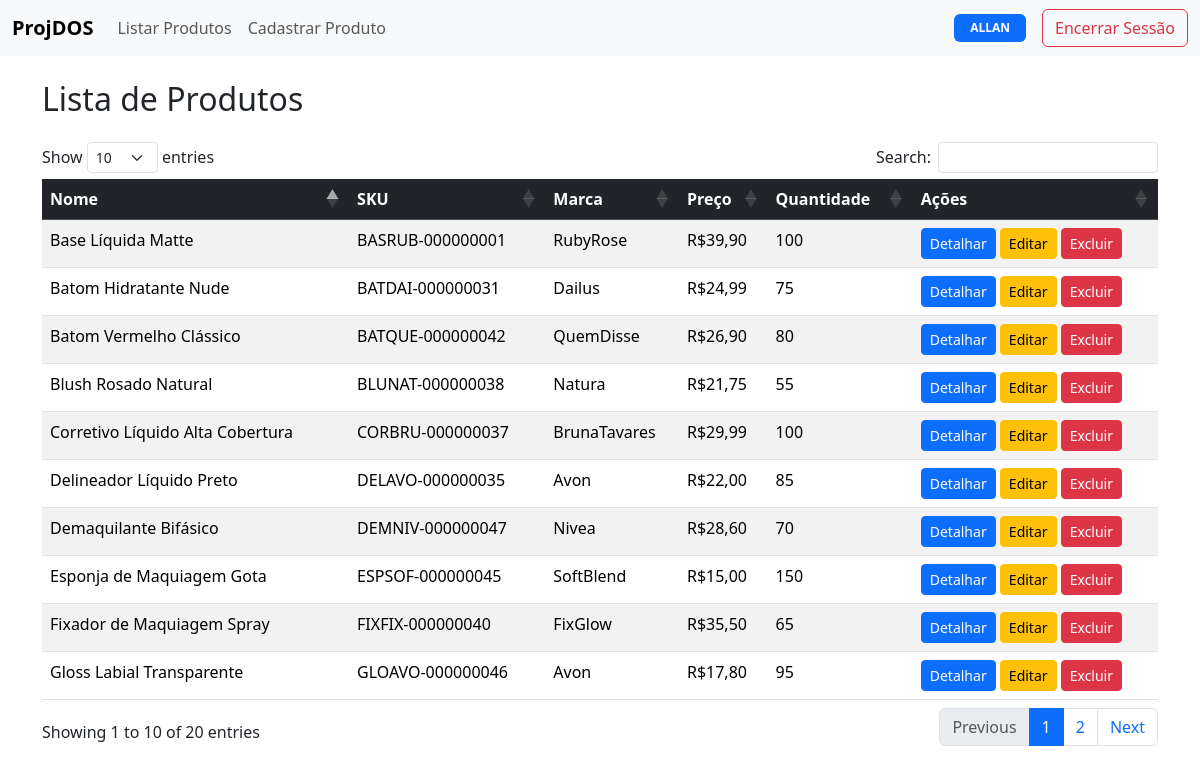
/produtos/ (signed in), run on an earlier commit of the app's database.
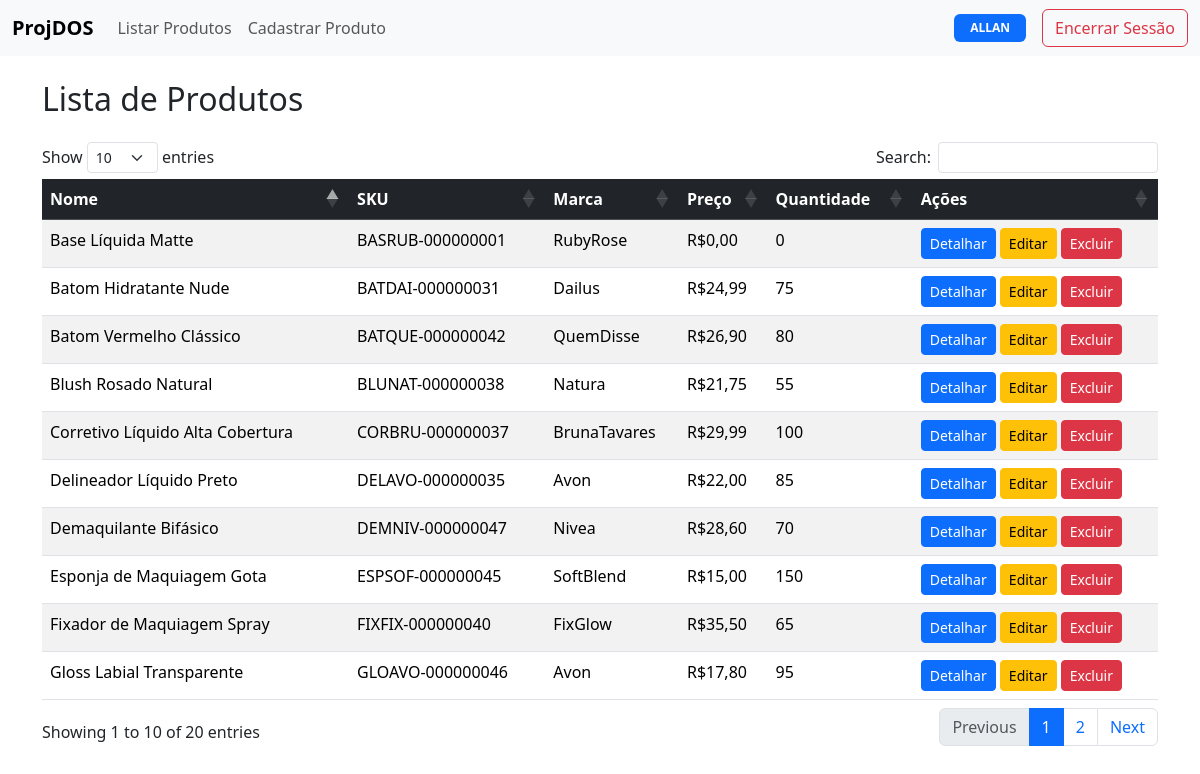
And on a later commit of the database.
### produto/models.py (models this page shows, shortened)
class Produto(models.Model):
    nome = models.CharField(max_length=100)
    descricao = models.TextField(blank=True)
    preco = models.DecimalField(max_digits=10, decimal_places=2)
    saldo_estoque = models.PositiveIntegerField()
    marca = models.CharField(max_length=16, null=False, blank=False)
    sku = models.CharField(max_length=16, unique=True, editable=False)

### produto/views.py (the view)
# urls.py: path('produtos/', views.listar_produtos, name='listar_produtos'),
@login_required(login_url=reverse_lazy('login'))
def listar_produtos(request):
    produtos = Produto.objects.all()
    return render(request, 'produto/listar_produtos.html', {'produtos': produtos})

### produto/templates/produto/listar_produtos.html (shortened to what this page needs)
{% extends 'base.html' %}
{% load l10n %}
{% block content %}
  <h2 class="mb-4">Lista de Produtos</h2>
  <table class="table table-hover table-striped" id="productTable">
    <thead class="table-dark">
      <tr>
        <th>Nome</th>
        <th>SKU</th>
        <th>Marca</th>
        <th>Preço</th>
        <th>Quantidade</th>
        <th>Ações</th>
      </tr>
    </thead>
    <tbody>
      {% for produto in produtos %}
        <tr>
          <td>{{ produto.nome }}</td>
          <td>{{ produto.sku }}</td>
          <td>{{ produto.marca }}</td>
          <td>R${{ produto.preco|floatformat:2|localize }}</td>
          <td>{{ produto.saldo_estoque }}</td>
          <td>
            <button class="btn btn-primary btn-sm" data-bs-toggle="modal" data-bs-target="#modal{{ produto.id }}">Detalhar</button>
            {% if perms.produto.change_produto %}
              <a href="{% url 'editar_produto' produto.id %}" class="btn btn-warning btn-sm">Editar</a>
            {% endif %}
            {% if perms.produto.delete_produto %}
              <button type="button" class="btn btn-danger btn-sm" data-bs-toggle="modal" data-bs-target="#modalExcluir{{ produto.id }}">Excluir</button>
            {% endif %}
          </td>
        </tr>
      {% endfor %}
    </tbody>
  </table>
{% endblock %}

What changed in the data, as far as the page shows it:
changed Produto "Base Líquida Matte": preco "39,90" → "0,00"; saldo_estoque "100" → "0"
